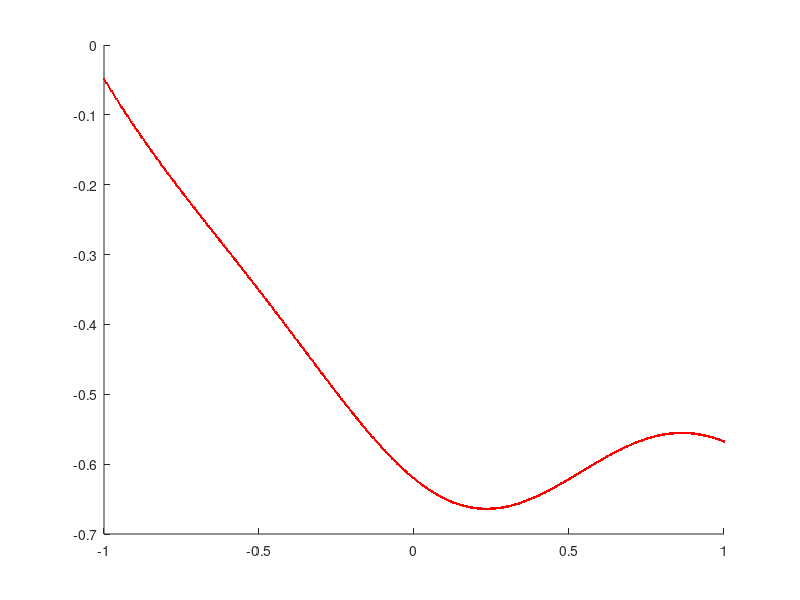

Write MATLAB code to recreate this figure.
% Goal: 1d gaussian process
close all; clear;clc

corel_coef = -50;
k = @(x,y) exp(-1*(x-y)'*(x-y)); % correlation of each point with every other points

x = linspace(-1,1,500); 
n = length(x); 

% covariance matrix
C = zeros(n,n);
for i = 1:n 
    for j = 1:n 
        C(i,j) = k(x(i),x(j));
    end
end

figure(100); hold on; 
z = mvnrnd(zeros(1,n),C);
plot(x,z,'r.-');